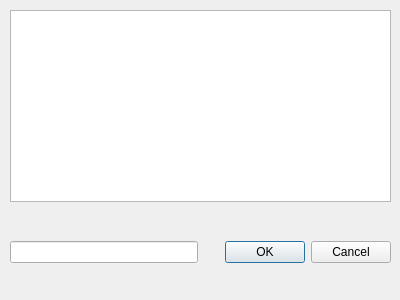
<?xml version="1.0" encoding="UTF-8"?>
<ui version="4.0">
 <class>fileBrowser</class>
 <widget class="QDialog" name="fileBrowser">
  <property name="geometry">
   <rect>
    <x>0</x>
    <y>0</y>
    <width>400</width>
    <height>300</height>
   </rect>
  </property>
  <property name="windowTitle">
   <string>Dialog</string>
  </property>
  <widget class="QTreeView" name="treeView">
   <property name="geometry">
    <rect>
     <x>10</x>
     <y>10</y>
     <width>381</width>
     <height>192</height>
    </rect>
   </property>
  </widget>
  <widget class="QWidget" name="">
   <property name="geometry">
    <rect>
     <x>10</x>
     <y>240</y>
     <width>381</width>
     <height>25</height>
    </rect>
   </property>
   <layout class="QHBoxLayout" name="horizontalLayout">
    <item>
     <widget class="QLineEdit" name="lineEdit"/>
    </item>
    <item>
     <widget class="QDialogButtonBox" name="buttonBox">
      <property name="orientation">
       <enum>Qt::Horizontal</enum>
      </property>
      <property name="standardButtons">
       <set>QDialogButtonBox::Cancel|QDialogButtonBox::Ok</set>
      </property>
     </widget>
    </item>
   </layout>
  </widget>
 </widget>
 <resources/>
 <connections>
  <connection>
   <sender>buttonBox</sender>
   <signal>accepted()</signal>
   <receiver>fileBrowser</receiver>
   <slot>accept()</slot>
   <hints>
    <hint type="sourcelabel">
     <x>248</x>
     <y>254</y>
    </hint>
    <hint type="destinationlabel">
     <x>157</x>
     <y>274</y>
    </hint>
   </hints>
  </connection>
  <connection>
   <sender>buttonBox</sender>
   <signal>rejected()</signal>
   <receiver>fileBrowser</receiver>
   <slot>reject()</slot>
   <hints>
    <hint type="sourcelabel">
     <x>316</x>
     <y>260</y>
    </hint>
    <hint type="destinationlabel">
     <x>286</x>
     <y>274</y>
    </hint>
   </hints>
  </connection>
 </connections>
</ui>
